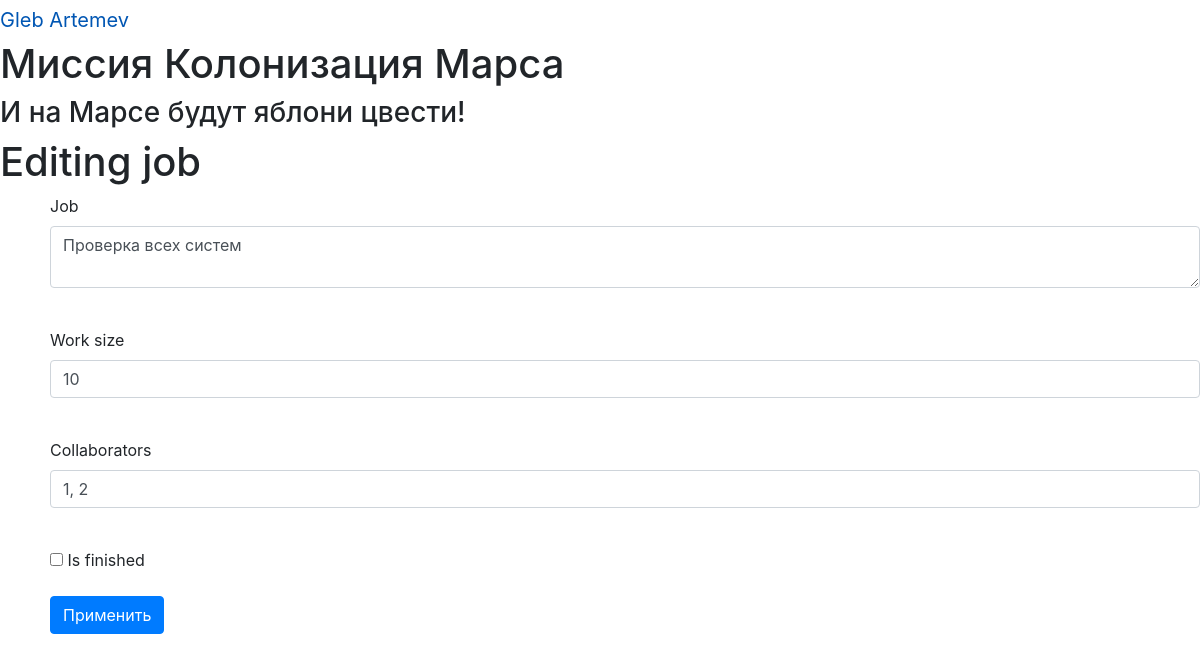
The page /jobs/3 (signed in) on the database its author committed.
### data/users.py (models this page shows, shortened)
class User(SqlAlchemyBase, UserMixin, SerializerMixin):
    __tablename__ = 'users'
    id = sqlalchemy.Column(sqlalchemy.Integer,
                           primary_key=True, autoincrement=True)
    surname = sqlalchemy.Column(sqlalchemy.String, nullable=True)
    name = sqlalchemy.Column(sqlalchemy.String, nullable=True)
    age = sqlalchemy.Column(sqlalchemy.Integer, nullable=True)
    position = sqlalchemy.Column(sqlalchemy.String, nullable=True)
    speciality = sqlalchemy.Column(sqlalchemy.String, nullable=True)
    address = sqlalchemy.Column(sqlalchemy.String, nullable=True)
    email = sqlalchemy.Column(sqlalchemy.String,
                              index=True, unique=True, nullable=True)
    jobs = orm.relation('Jobs')
    hashed_password = sqlalchemy.Column(sqlalchemy.String, nullable=True)
    modified_date = sqlalchemy.Column(sqlalchemy.DateTime,
                                      default=datetime.datetime.now)

### data/jobs.py (models this page shows, shortened)
class Jobs(SqlAlchemyBase, UserMixin, SerializerMixin):
    __tablename__ = 'jobs'
    id = sqlalchemy.Column(sqlalchemy.Integer,
                           primary_key=True, autoincrement=True)
    team_leader = sqlalchemy.Column(sqlalchemy.Integer,
                                    sqlalchemy.ForeignKey("users.id"))
    job = sqlalchemy.Column(sqlalchemy.String, nullable=True)
    work_size = sqlalchemy.Column(sqlalchemy.Integer, nullable=True)
    collaborators = sqlalchemy.Column(sqlalchemy.String, nullable=True)
    start_date = sqlalchemy.Column(sqlalchemy.DateTime, default=datetime.datetime.now)
    end_date = sqlalchemy.Column(sqlalchemy.DateTime)
    is_finished = sqlalchemy.Column(sqlalchemy.Boolean)
    user = orm.relation('User')

### main.py (the view, shortened to what this page needs)
@app.route('/jobs/<int:id>', methods=['GET', 'POST'])
@login_required
def edit_jobs(id):
    form = JobsForm()
    if request.method == "GET":
        session = db_session.create_session()
        jobs = session.query(Jobs).filter(Jobs.id == id).first()
        if jobs:
            form.job.data = jobs.job
            form.work_size.data = jobs.work_size
            form.collaborators.data = jobs.collaborators
            form.is_finished.data = jobs.is_finished
        else:
            abort(404)
    return render_template('jobs.html', title='Editing job', form=form)

### main.py
class JobsForm(FlaskForm):
    job = TextAreaField("Job", validators=[DataRequired()])
    work_size = StringField("Work size", validators=[DataRequired()])
    collaborators = StringField("Collaborators", validators=[DataRequired()])
    is_finished = BooleanField("Is finished")
    submit = SubmitField('Применить')

### data/db_session.py (called while the page is built)
def create_session() -> Session:
    global __factory
    return __factory()

### main.py (called while the page is built)
@login_manager.user_loader
def load_user(user_id):
    session = db_session.create_session()
    return session.query(User).get(user_id)

### templates/jobs.html (shortened to what this page needs)
{% extends "base.html" %}
{% block content %}
<h1>{{ title }}</h1>
<form class="login_form" action="" method="post">
    <p>
        {{ form.job.label }}<br>
        {{ form.job(class="form-control") }}<br>
    </p>
    <p>
        {{ form.work_size.label }}<br>
        {{ form.work_size(class="form-control") }}<br>
    </p>
    <p>
        {{ form.collaborators.label }}<br>
        {{ form.collaborators(class="form-control") }}<br>
    </p>
    <p>{{ form.is_finished() }} {{ form.is_finished.label }}</p>
    <p>{{ form.submit(type="submit", class="btn btn-primary") }}</p>
</form>
{% endblock %}

### templates/base.html (shortened to what this page needs)
<!DOCTYPE html>
<html lang="en">
<head>
    <link rel="stylesheet" href="static/css/style_new_2.css" />
    <link rel="stylesheet"
        href="https://stackpath.bootstrapcdn.com/bootstrap/4.4.1/css/bootstrap.min.css"
>
</head>
<body>
    {% if current_user.is_authenticated %}
        <a class="navbar-brand" href="/logout">{{ current_user.name }} {{ current_user.surname }}</a>
    {% else %}
        <p>
            <a class="btn btn-primary " href="/register">Зарегистрироваться</a>
            <a class="btn btn-success" href="/login">Войти</a>
        </p>
    {% endif %}
    <h1>Миссия Колонизация Марса</h1>
    <h3>И на Марсе будут яблони цвести!</h3>
    {% block content %}
    {% endblock %}
</body>
</html>

### static/css/style_new_2.css (style rules this page uses)
form.login_form { margin-left: 50px; }

### rows shown on the page
User: name "Gleb", surname "Artemev"
Jobs: job "Проверка всех систем", work_size "10", collaborators "1, 2"

### other values the page prints
{{ title }} "Editing job"
